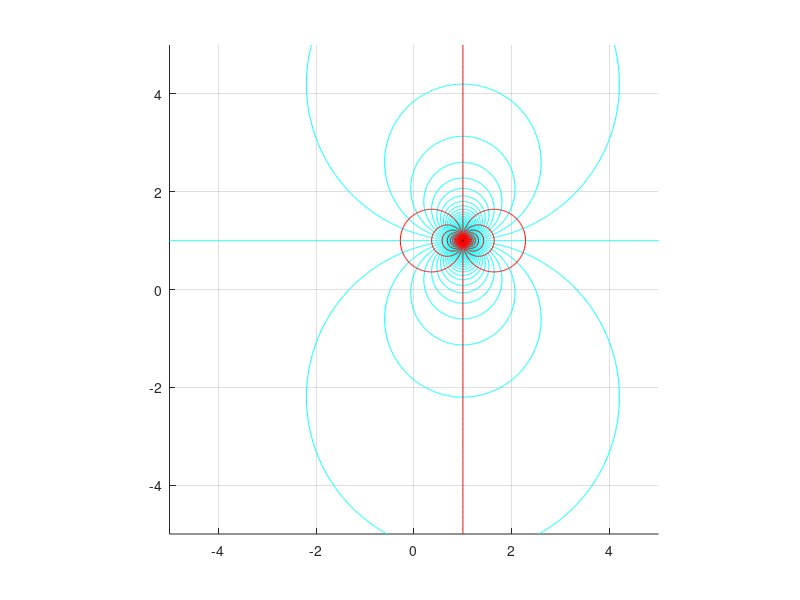

Reproduce this figure in MATLAB.
%set range of x and y;
ix= 5; iy= 5;
[x,y]=meshgrid(-ix:0.01:ix,-iy:0.05:iy);
theta = linspace(0,2*pi,100);

%position of doublet centre;
positionx=1;positiony=1;

%uniform flow velocity
U=3;

%uniform flow angle of attack
alpha=0;

%radius of doublet
r=0.01;
z=x+1i*y;
zo=positionx+1i*positiony;

%Complex Potential

Fz=(U*r^2*exp(1i*alpha))./(z-zo);

hold all;
contour(x,y,imag(Fz),(51*ix),'c');
contour(x,y,real(Fz),(51*ix),'r');
fill((positionx+r*cos(theta)),(positiony+r*sin(theta)),'k');

grid on;
grid minor;
grid on;
grid minor;
axis([-ix ix -iy iy]);
pbaspect([1 1 1]);
